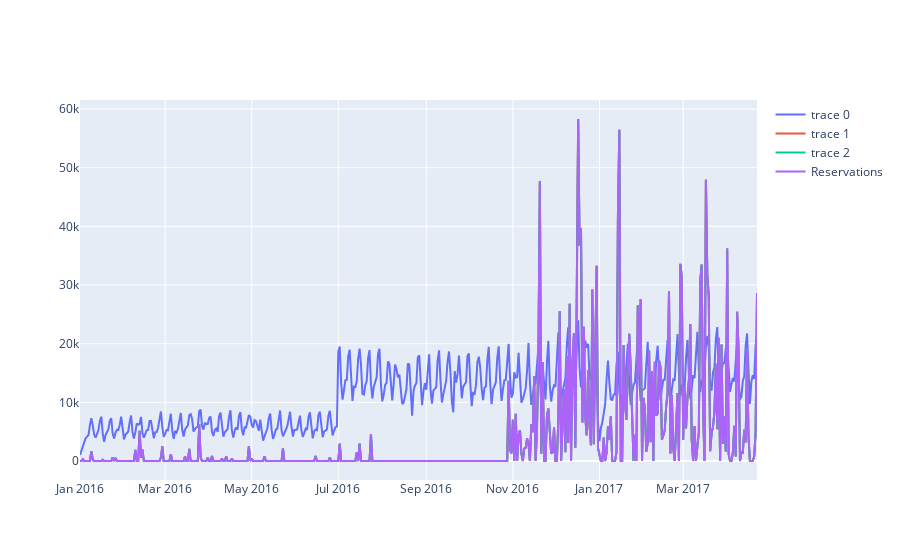

The notebook cell saved with this chart:
### Code cell
fig.add_trace(go.Scatter(x=reservations['visit_date'], y=reservations['reserve_visitors'], name='Reservations'))

### Figure 1 — Plotly figure (JSON) as saved in the notebook; plotly's stock layout.template omitted (floating-point values rounded to 4 significant figures; data arrays with more than 128 entries replaced by an {"elided": "..."} marker saying what was removed)
{"data": [{"type": "scatter", "x": {"elided": "478 str values"}, "y": {"elided": "478 int values"}}, {"type": "scatter", "x": {"elided": "478 str values"}, "y": {"elided": "478 int values"}}, {"text": "Reservations", "type": "scatter", "x": {"elided": "478 str values"}, "y": {"elided": "478 int values"}}, {"name": "Reservations", "type": "scatter", "x": {"elided": "478 str values"}, "y": {"elided": "478 int values"}}], "layout": {}}
